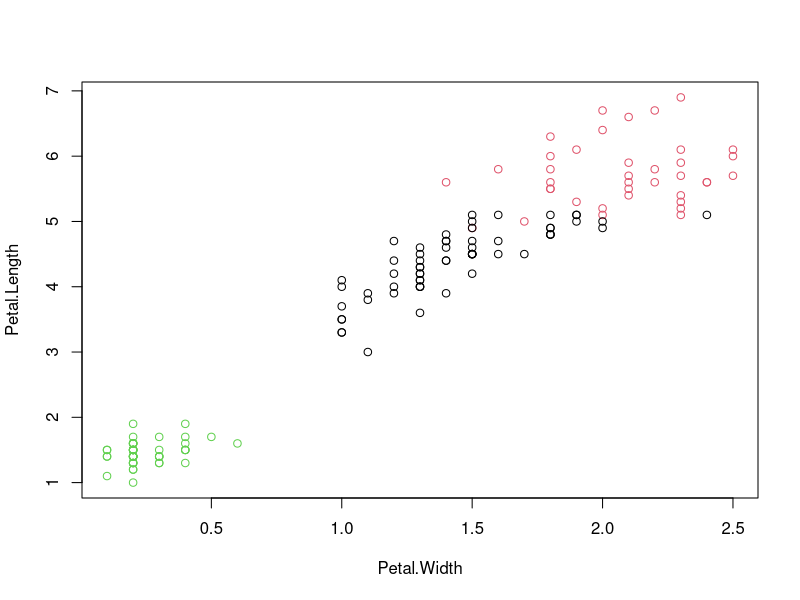

Source code (R):
library(ggplot2) # Data visualization
library(readr) # CSV file I/O, e.g. the read_csv function

# Input data files are available in the "../input/" directory.
# For example, running this (by clicking run or pressing Shift+Enter) will list the files in the input directory


# Any results you write to the current directory are saved as output.
# Set random seed. Don't remove this line.
set.seed(1)


my_iris <- iris[-5]
species <- iris$Species

kmeans_iris=kmeans(my_iris, 3)

# Compare the actual Species to the clustering using table()
table(species, kmeans_iris$cluster)

plot(Petal.Length ~ Petal.Width, data = my_iris, col = kmeans_iris$cluster)
